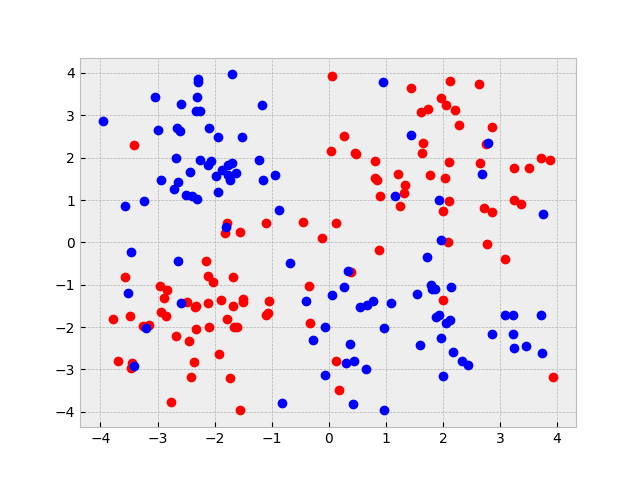

The script that saved this image:
import random
import matplotlib.pyplot as plt
import math

x_points = []
o_points = []

x_centers = [(2, 2), (-2, -2)]
o_centers = [(2, -2), (-2, 2)]


def calculate_distance(initial_point, ending_point):
    x = ending_point[0] - initial_point[0]
    y = ending_point[1] - initial_point[1]
    return (x ** 2 + y ** 2) ** 0.5


def find_closest_center(point, point_type):
    possible_centers = []

    if point_type == 'x':
        possible_centers = x_centers

    if point_type == 'o':
        possible_centers = o_centers

    min_distance = 100000
    closest_center = (100, 100)

    for center in possible_centers:
        distance = calculate_distance(point, center)

        if distance < min_distance:
            min_distance = distance
            closest_center = center

    return closest_center


def probability(x):
    return 2 ** (-1 * x)


num_points = 0

while num_points < 100:
    x = random.uniform(-4, 4)
    y = random.uniform(-4, 4)

    closest_center = find_closest_center((x, y), 'x')

    distance = calculate_distance((x, y), closest_center)

    if probability(distance) >= random.uniform(0, 1):
        x_points.append((x, y))
        num_points += 1
  

num_points = 0

while num_points < 100:
    x = random.uniform(-4, 4)
    y = random.uniform(-4, 4)

    closest_center = find_closest_center((x, y), 'o')

    distance = calculate_distance((x, y), closest_center)


    if probability(distance) >= random.uniform(0, 1):
        o_points.append((x, y))
        num_points += 1


plt.style.use('bmh')
plt.plot([x[0] for x in x_points], [y[1] for y in x_points], 'ro')
plt.plot([x[0] for x in o_points], [y[1] for y in o_points], 'bo')
plt.savefig('semi_random_data.png')
